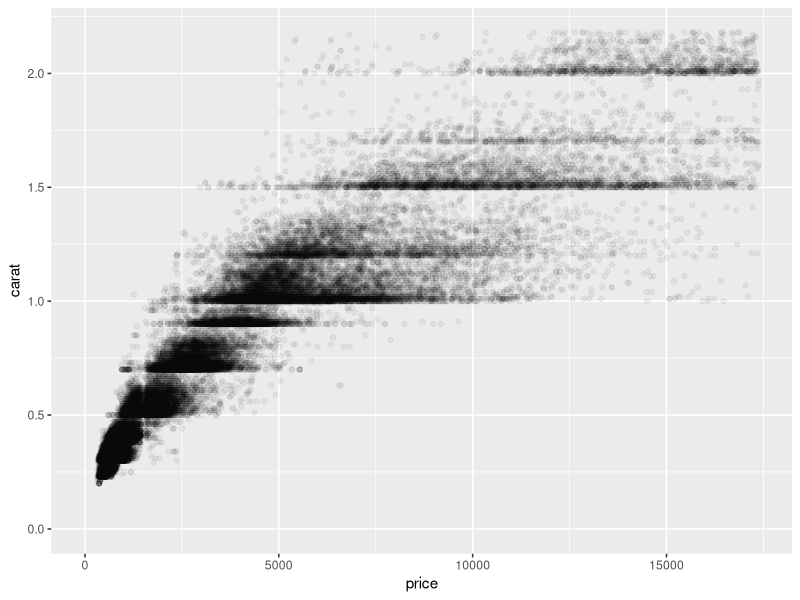
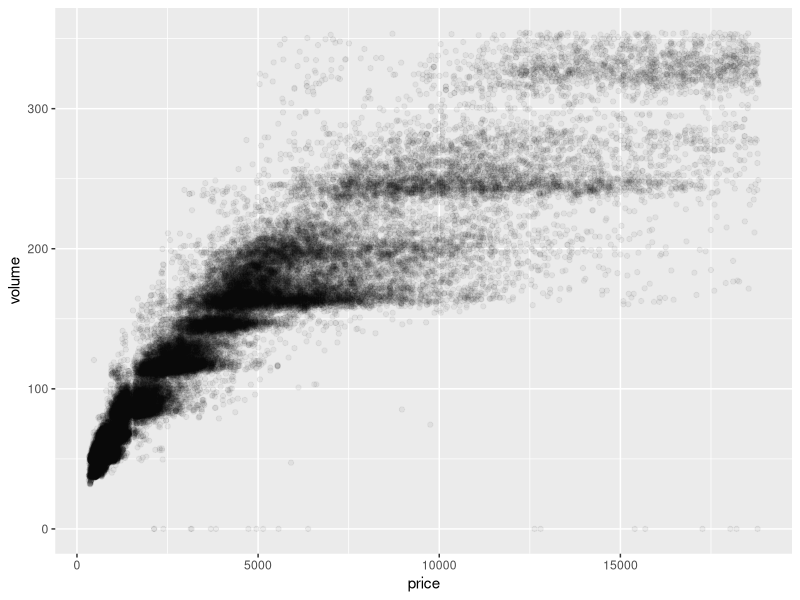

Recreate these plots in R, in order. (Note: this script raises an error after producing the figures.)
?diamond
library(ggplot2)
data(diamonds)
summary(diamonds)
?quantile
library('dplyr')
ggplot(aes(x=price,y=carat),data = diamonds)+geom_point(alpha=1/20)+xlim(0,quantile(diamonds$price,(0.99)))+
  ylim(0,quantile(diamonds$carat,(0.99)))
diamonds$volume <- diamonds$x*diamonds$y*diamonds$z
ggplot(aes(x=price,y=volume),data = diamonds)+geom_point(alpha=1/20)+ylim(0,quantile(diamonds$volume,(0.99)))
install.packages("plyr")
library("plyr")
detach("package:plyr", unload=TRUE)                                                                                   
count(diamonds$volume==0)
subsetd <-subset(diamonds,diamonds$volume>0 & diamonds$volume<800)
cor(subsetd$price,subsetd$volume)
ggplot(aes(x=price,y=volume),data = subsetd)+geom_point(alpha=1/20)+ylim(0,quantile(diamonds$volume,(0.99)))+geom_smooth(method = 'lm')
diamondsByClarity <- diamonds %>%
  group_by(clarity) %>%
  summarise( 
              mean_price=mean(price), 
             median_price=median(price),
             min_price=min(price), 
             max_price=max(price),n=n()) %>%
  arrange(clarity)
head(diamondsByClarity)

library(dplyr)

diamonds_by_clarity <- group_by(diamonds, clarity)
diamonds_mp_by_clarity <- summarise(diamonds_by_clarity, mean_price = mean(price))
p1 <- ggplot(aes(x=clarity,y=mean_price),data=diamonds_mp_by_clarity)+geom()
diamonds_by_color <- group_by(diamonds, color)
diamonds_mp_by_color <- summarise(diamonds_by_color, mean_price = mean(price))
p2 <- ggplot(aes(x=color,y=mean_price),data=diamonds_mp_by_color)+geom_hist()
# ENTER YOUR CODE BELOW THIS LINE
# ===================================================================
library(gridExtra)
grid.arrange(p1,p2,ncol=1)
